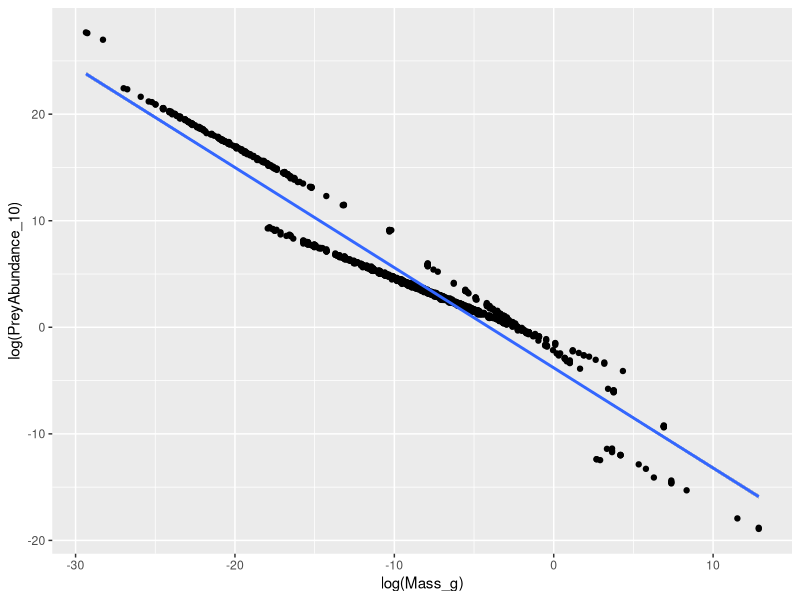
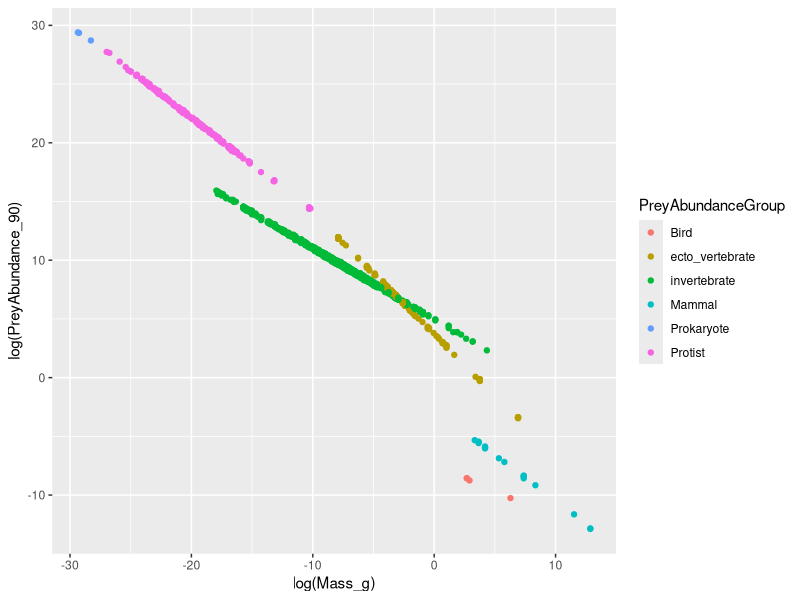
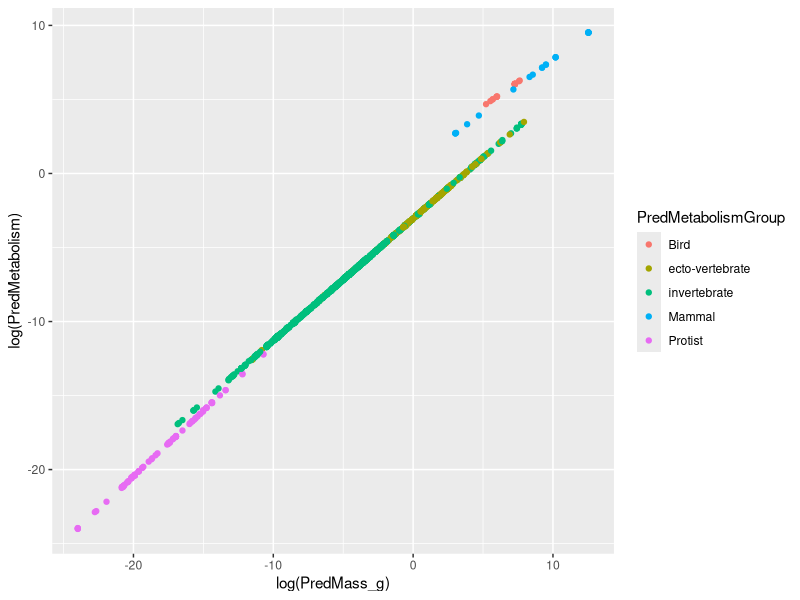
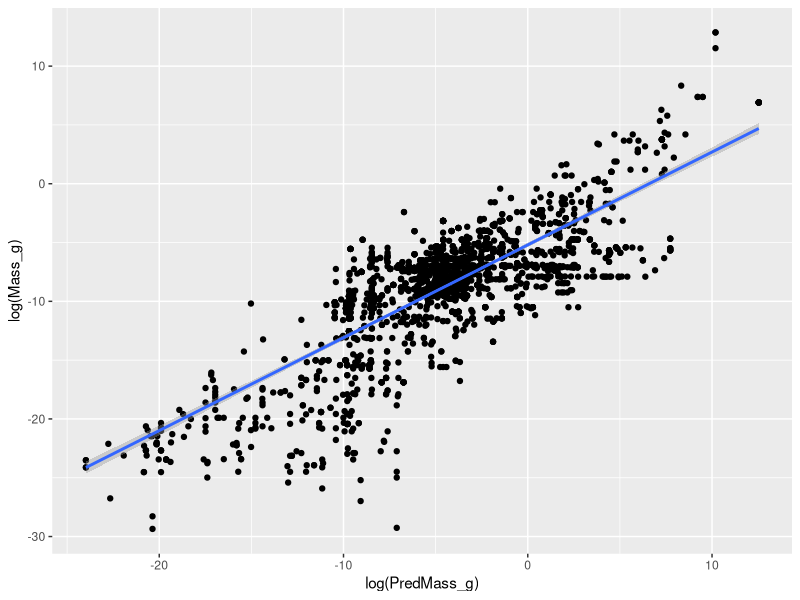
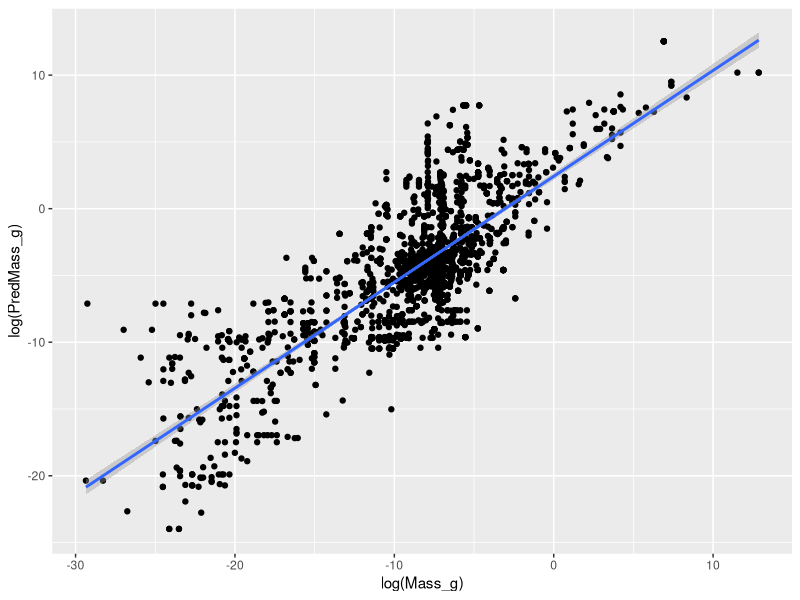
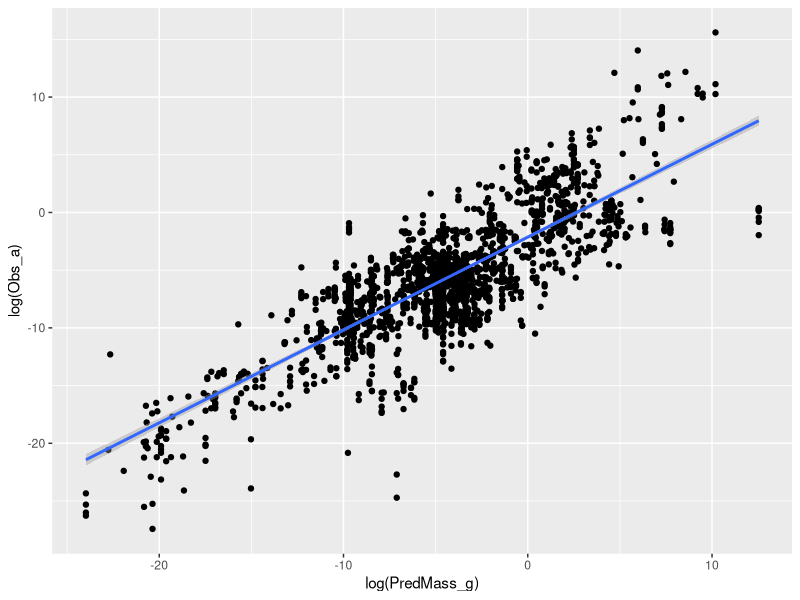
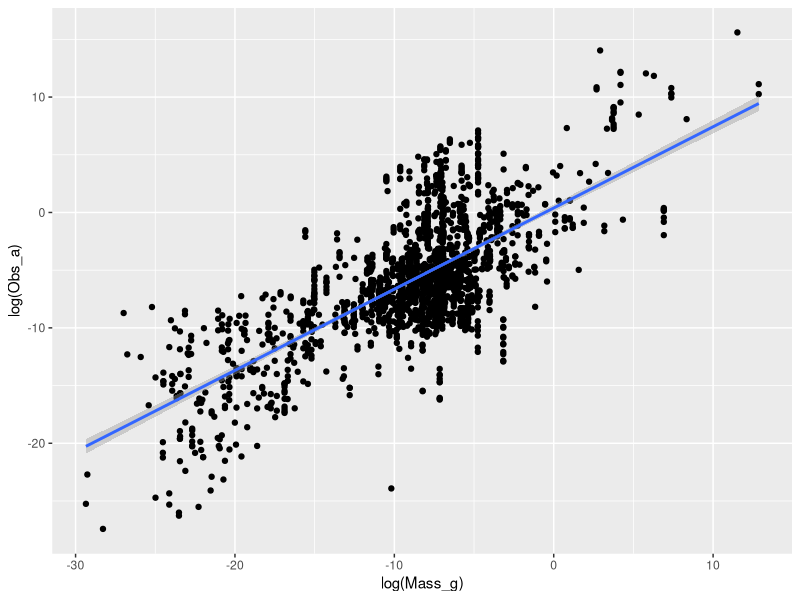
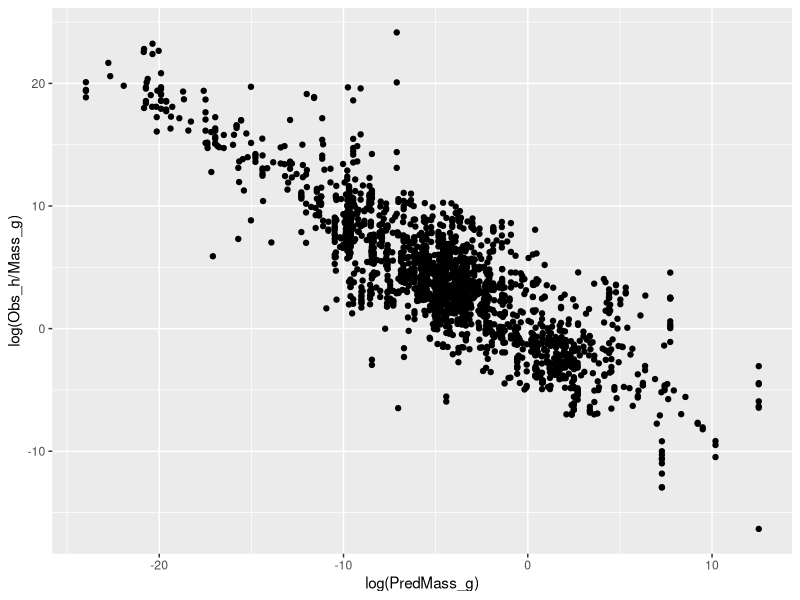

R code for these plots, in order:
################################################################################
### Allometric scaling predictions
################################################################################

### load packages

library(ggplot2); library(dplyr); library(cowplot); 

### set directory to Processed Data Folder

# setwd("~/GitHub/FR_Prediction/Processed Data")

### load data

forage <- read.csv('forage_modified.csv')

forage <- forage %>% filter(Fittted.h..day. > 1e-6)

### change some column names

colnames(forage)[c(43,46)] <- c('Obs_a', 'Obs_h')

### get empirical scalings 

# Low prey density

lowdensfit <- lm(log(PreyAbundance_10) ~ log(Mass_g), data = forage)

ggplot(data = forage, aes(x = log(Mass_g), y = log(PreyAbundance_10))) + geom_point() + 
  geom_smooth(method = 'lm') 

# High Prey Density

highdensfit <- lm(log(PreyAbundance_90) ~ log(Mass_g), data = forage)

ggplot(data = forage, aes(x = log(Mass_g), y = log(PreyAbundance_90), color = PreyAbundanceGroup)) + geom_point()

# Predator Metabolism

demandfit <- lm(log(PredMetabolism) ~ log(PredMass_g), data = forage)

ggplot(data = forage, aes(x = log(PredMass_g), y = log(PredMetabolism), color = PredMetabolismGroup)) + geom_point()

# Prey and Predator Masses

predtopreyfit <- lm(log(Mass_g) ~ log(PredMass_g), data = forage) 

ggplot(data = forage, aes(x = log(PredMass_g), y = log(Mass_g))) + geom_point() + 
  geom_smooth(method = 'lm')

preytopredfit <- lm(log(PredMass_g) ~ log(Mass_g), data = forage)

ggplot(data = forage, aes(x = log(Mass_g), y = log(PredMass_g))) + geom_point() + 
  geom_smooth(method = 'lm')

### Space Clearance rate

summary(lm(log(Obs_a) ~ log(PredMass_g), data = forage))

confint(lm(log(Obs_a) ~ log(PredMass_g), data = forage))

ggplot(data = forage, aes(x = log(PredMass_g), y = log(Obs_a))) + geom_point( ) + 
  geom_smooth(method = 'lm')

lm(log(Obs_a) ~ log(Mass_g), data = forage)

ggplot(data = forage, aes(x = log(Mass_g), y = log(Obs_a))) + geom_point() + 
  geom_smooth(method = 'lm')

### Handling Time         

ggplot(data = forage, aes(x = log(PredMass_g), y = log(Obs_h/Mass_g))) + geom_point()

lm(log(Obs_h/Mass_g) ~ log(PredMass_g), data = forage)

confint(lm(log(Obs_h/Mass_g) ~ log(PredMass_g), data = forage))

### scaling plots for manuscript

scr_lines <- data.frame(slopes = c(0.8, 0.82), intercepts = c(-2.14, -0.42), lines = c('Observed', 'Predicted'))

scr_plot <- ggplot(data = forage, aes(x = log(PredMass_g), y = log(Obs_a))) + geom_point(alpha = 0.25) + 
  theme_cowplot() + xlab('log Predator Mass') + ylab('log Observed Space\nClearance Rate') + 
  geom_abline(aes(slope = slopes, intercept = intercepts, linetype = lines), data = scr_lines, linewidth = 1) + 
  labs(linetype = 'Line')
  
handling_lines <- data.frame(slopes = c(-0.85, -0.86), intercepts = c(0.24, 0.11), lines = c('Observed', 'Predicted'))

handling_plot <- ggplot(data = forage, aes(x = log(PredMass_g), y = log(Obs_h/Mass_g))) + geom_point(alpha = 0.25) + 
  theme_cowplot() + xlab('log Predator Mass') + ylab('log Handling Time/Prey Mass') +
  geom_abline(aes(slope = slopes, intercept = intercepts, linetype = lines), data = handling_lines, linewidth = 1) + 
  labs(linetype = 'Line')

### put plots together

together <- plot_grid(scr_plot, handling_plot, nrow = 1, labels = 'AUTO', axis = 'tblr', align = 'hv')

### set directory to Outputs folder

#setwd("~/GitHub/FR_Prediction/Outputs")

save_plot(filename = 'allometry_plot.png', plot = together, ncol = 2, nrow = 1, bg = 'white', base_asp = 1.4)





